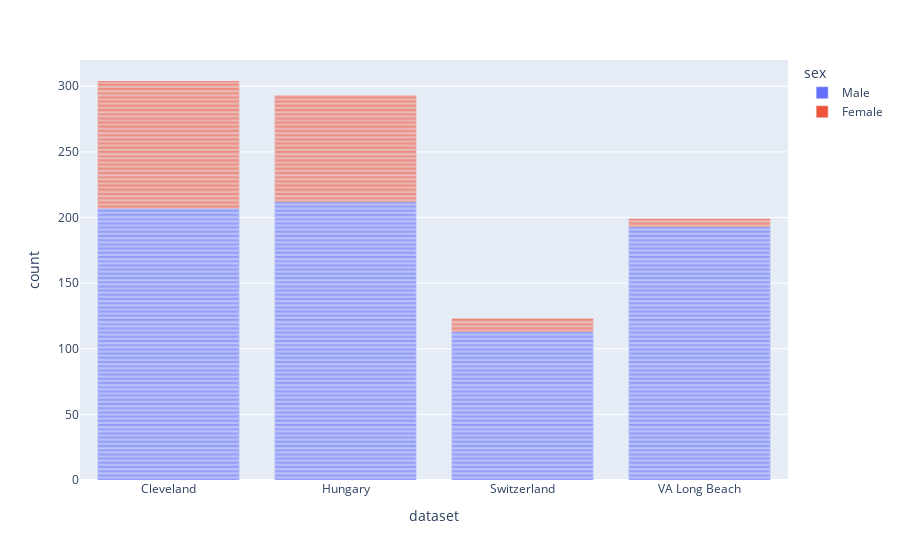

Source (notebook cell):
### Code cell
#create a countplot of dataset column and color it by sex column

plt.figure(figsize=(8,5))
fig = sns.countplot(data = df,x="dataset",hue="sex")


plt.figure(figsize=(8,5))
fig = px.bar(df,x="dataset",color="sex")
fig.show()

### Figure 1 — Plotly figure (JSON) as saved in the notebook; plotly's stock layout.template omitted (floating-point values rounded to 4 significant figures; data arrays with more than 128 entries replaced by an {"elided": "..."} marker saying what was removed)
{"data": [{"alignmentgroup": "True", "hovertemplate": "sex=Male<br>dataset=%{x}<br>count=%{y}<extra></extra>", "legendgroup": "Male", "marker": {"color": "#636efa", "pattern": {"shape": ""}}, "name": "Male", "offsetgroup": "Male", "orientation": "v", "showlegend": true, "textposition": "auto", "type": "bar", "x": {"elided": "725 str values"}, "xaxis": "x", "y": {"elided": "725 int values"}, "yaxis": "y"}, {"alignmentgroup": "True", "hovertemplate": "sex=Female<br>dataset=%{x}<br>count=%{y}<extra></extra>", "legendgroup": "Female", "marker": {"color": "#EF553B", "pattern": {"shape": ""}}, "name": "Female", "offsetgroup": "Female", "orientation": "v", "showlegend": true, "textposition": "auto", "type": "bar", "x": {"elided": "194 str values"}, "xaxis": "x", "y": {"elided": "194 int values"}, "yaxis": "y"}], "layout": {"barmode": "relative", "legend": {"title": {"text": "sex"}, "tracegroupgap": 0}, "margin": {"t": 60}, "xaxis": {"anchor": "y", "domain": [0, 1], "title": {"text": "dataset"}}, "yaxis": {"anchor": "x", "domain": [0, 1], "title": {"text": "count"}}}}
